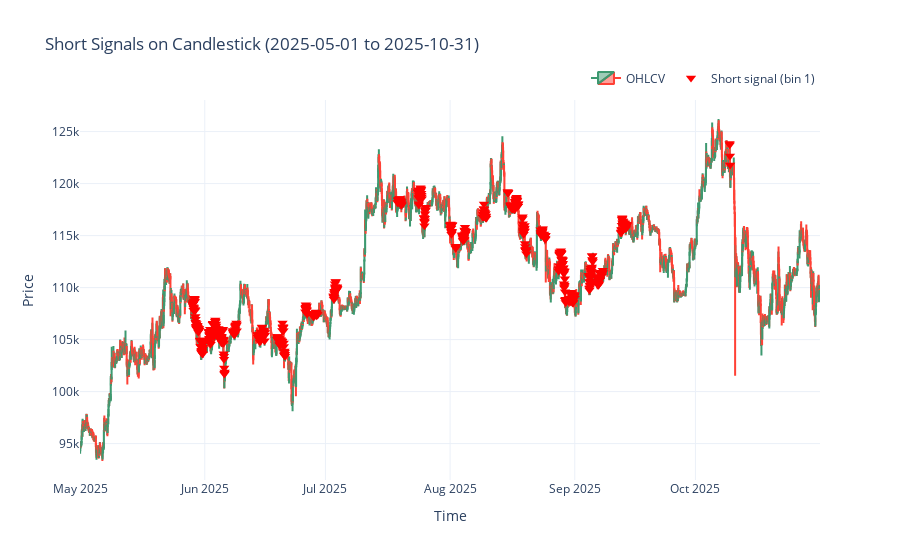

Notebook code for this chart:
### Code cell
# Plot candlestick with short signals (bin 1) from 2025-05-01 to 2025-10-31
import pandas as pd
import plotly.graph_objects as go

assert 'df_ohlcv' in locals() and 'df_roll' in locals(), 'Expected df_ohlcv and df_roll'

START = pd.Timestamp('2025-05-01 00:00:00')
END = pd.Timestamp('2025-10-31 23:00:00')

dfp = df_ohlcv.copy().sort_values('timestamp')
dfp['timestamp'] = pd.to_datetime(dfp['timestamp'])
dfp = dfp[(dfp['timestamp'] >= START) & (dfp['timestamp'] <= END)].copy()

sig = df_roll[(df_roll['q_bin'] == 1)].copy()
sig['timestamp'] = pd.to_datetime(sig['timestamp'])
sig = sig[(sig['timestamp'] >= START) & (sig['timestamp'] <= END)].copy()

fig = go.Figure()
fig.add_trace(go.Candlestick(
    x=dfp['timestamp'], open=dfp['open'], high=dfp['high'], low=dfp['low'], close=dfp['close'],
    name='OHLCV'
))

if not sig.empty:
    # Place markers slightly above high to be visible
    price_map = dfp.set_index('timestamp')['high']
    y_sig = price_map.reindex(sig['timestamp']).fillna(method='ffill').values * 1.001
    fig.add_trace(go.Scatter(
        x=sig['timestamp'], y=y_sig, mode='markers',
        marker=dict(symbol='triangle-down', color='red', size=9, line=dict(width=0)),
        name='Short signal (bin 1)'
    ))

fig.update_layout(
    title='Short Signals on Candlestick (2025-05-01 to 2025-10-31)',
    xaxis_title='Time', yaxis_title='Price',
    xaxis_rangeslider_visible=False,
    template='plotly_white',
    legend=dict(orientation='h', yanchor='bottom', y=1.02, xanchor='right', x=1)
)
fig.show()

### Figure 1 — Plotly figure (JSON) as saved in the notebook; plotly's stock layout.template omitted (floating-point values rounded to 4 significant figures; data arrays with more than 128 entries replaced by an {"elided": "..."} marker saying what was removed)
{"data": [{"close": {"elided": "4416 float values"}, "high": {"elided": "4416 float values"}, "low": {"elided": "4416 float values"}, "name": "OHLCV", "open": {"elided": "4416 float values"}, "type": "candlestick", "x": {"elided": "4416 str values"}}, {"marker": {"color": "red", "line": {"width": 0}, "size": 9, "symbol": "triangle-down"}, "mode": "markers", "name": "Short signal (bin 1)", "type": "scatter", "x": {"elided": "716 str values"}, "y": {"elided": "716 float values"}}], "layout": {"legend": {"orientation": "h", "x": 1, "xanchor": "right", "y": 1.02, "yanchor": "bottom"}, "title": {"text": "Short Signals on Candlestick (2025-05-01 to 2025-10-31)"}, "xaxis": {"rangeslider": {"visible": false}, "title": {"text": "Time"}}, "yaxis": {"title": {"text": "Price"}}}}
